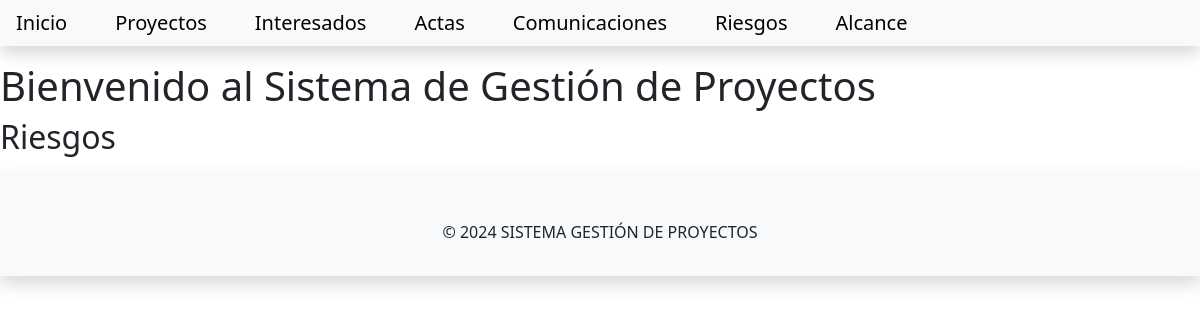
/gestionproyectos/riesgo, run on an earlier commit of the app's database.
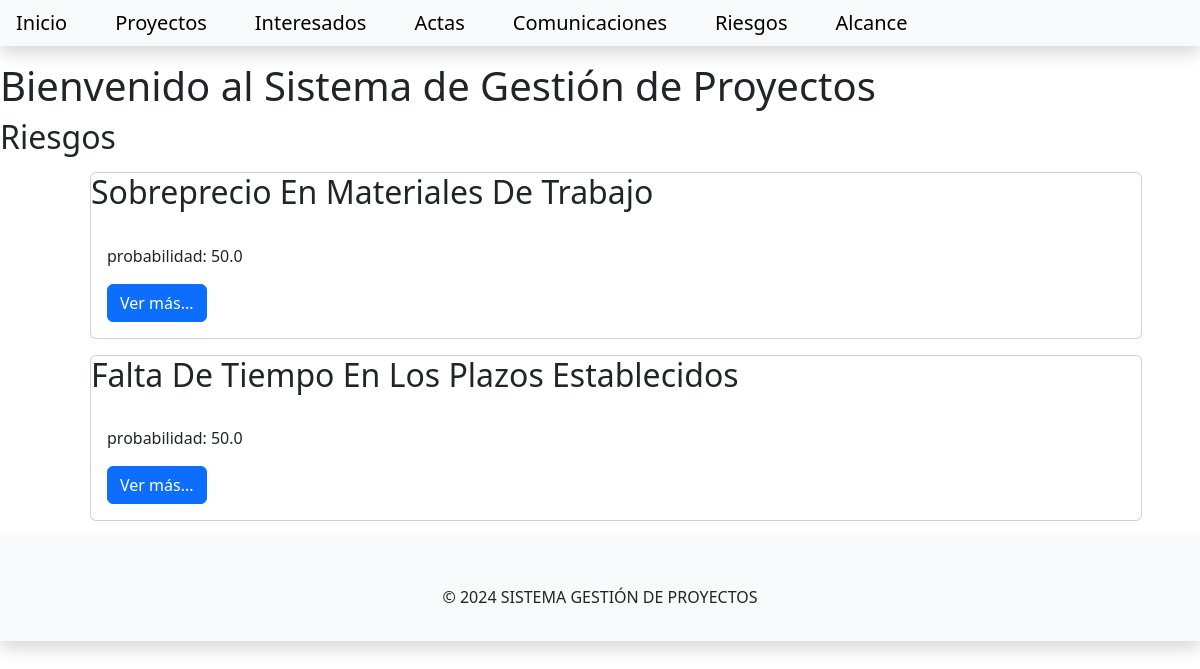
And on a later commit of the database.
### gestionproyecto/models.py (models this page shows, shortened)
class Riesgo(models.Model):
    descripcion = models.TextField()
    probabilidad = models.FloatField()
    impacto = models.FloatField()
    estrategia_mitigacion = models.TextField()
    slug = models.SlugField(unique=True, max_length=200, blank=True)

### gestionproyecto/views.py (the view)
# urls.py: path('riesgo', views.RiesgosList.as_view(), name='riesgo_list'),
class RiesgosList(generic.ListView):
    queryset = Riesgo.objects.all().order_by('proyecto')
    template_name = 'gestionproyectos/riesgolist.html'
    context_object_name = 'riesgo_list'

### templates/gestionproyectos/riesgolist.html
{% extends 'gestionproyectos/base.html' %}
{% block content %}
    <h1>Bienvenido al Sistema de Gestión de Proyectos</h1>
    <h2> Riesgos </h2>
    <div class="container">
         <ul>
        {% for riesgo in riesgo_list %}
        <div class="card m-3">
            <div class="card-title">
                <h2>{{ riesgo.descripcion | title}}</h2>
            </div>
            <div class="card-body">
                <p>
                    probabilidad: {{ riesgo.probabilidad }}
                </p>
                <a class="btn btn-primary" href="{% url 'riesgo_view' riesgo.slug %}">Ver más...</a>
            </div>
        </div>
        {% endfor %}
        </ul>
    </div>
{% endblock content %}

What changed in the data, as far as the page shows it:
added Riesgo: descripcion "Sobreprecio En Materiales De Trabajo", probabilidad "50.0"
added Riesgo: descripcion "Falta De Tiempo En Los Plazos Establecidos", probabilidad "50.0"
